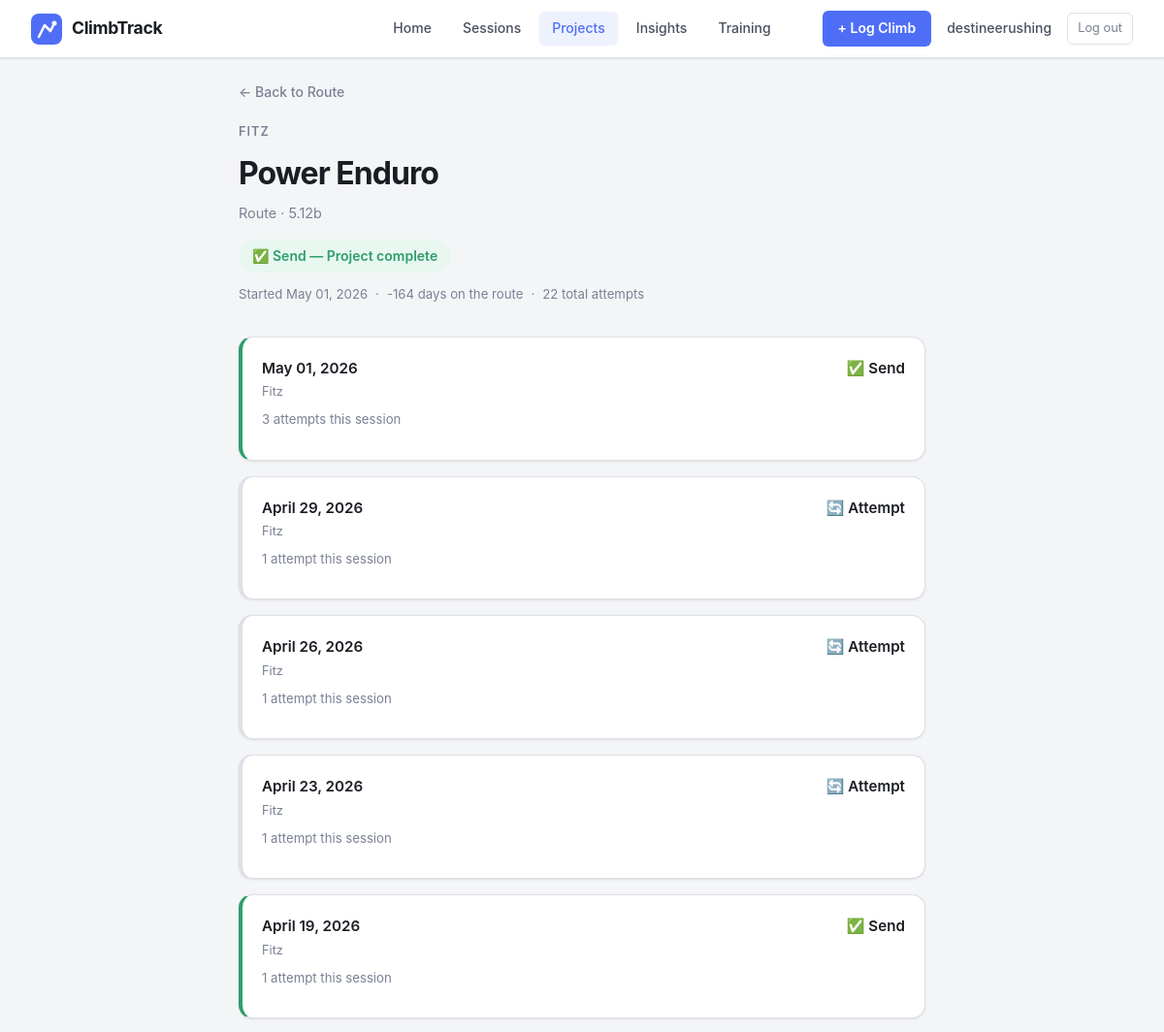
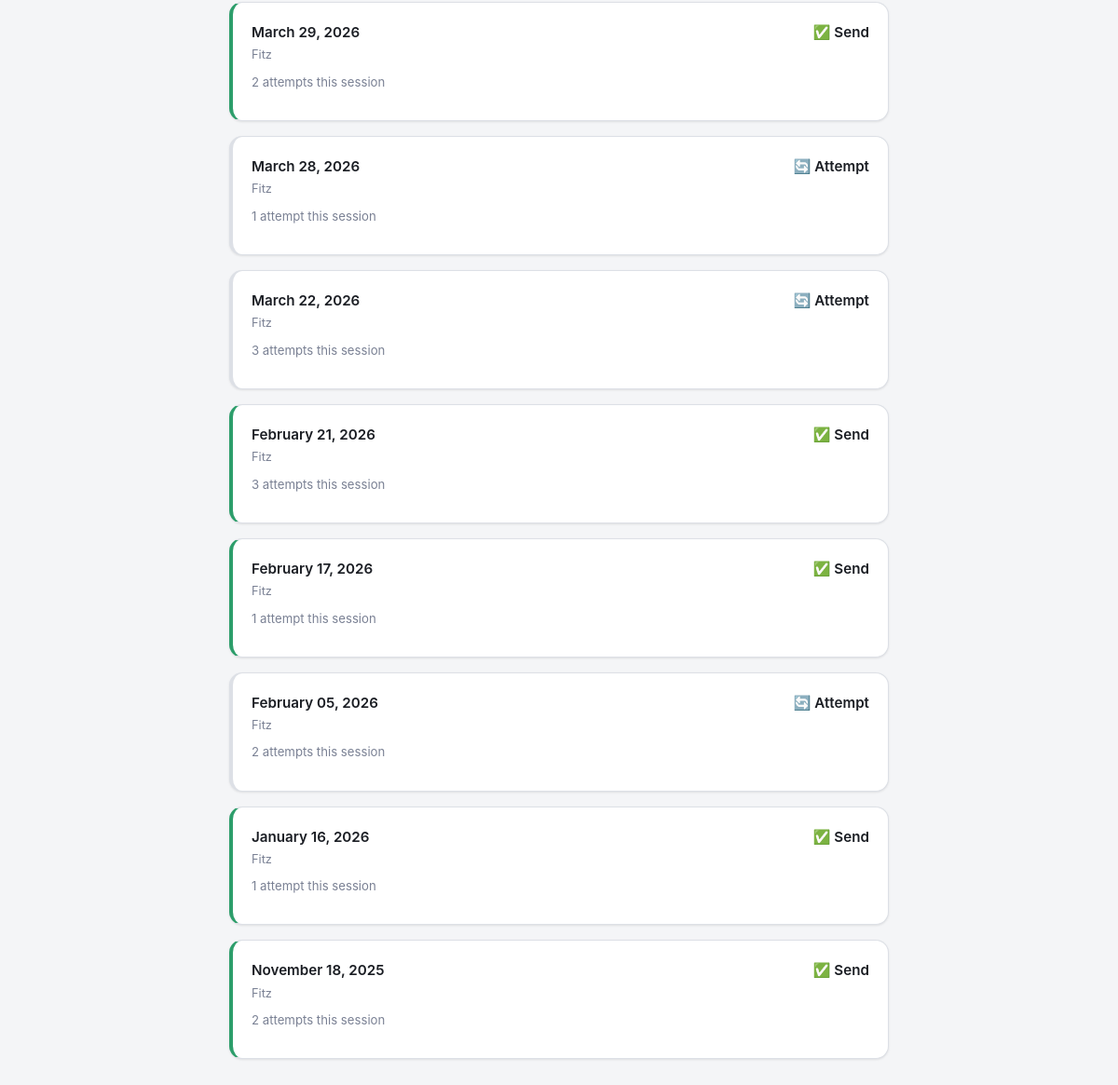
The app's page /route/36/story (signed in) with its own data (2 pictures, top to bottom).
### app.py (models this page shows, shortened)
class User(UserMixin, db.Model):
    id = db.Column(db.Integer, primary_key=True)
    email = db.Column(db.String(150), unique=True, nullable=False)
    display_name = db.Column(db.String(100), nullable=False)
    password_hash = db.Column(db.String(256), nullable=False)
    created_at = db.Column(db.DateTime, default=datetime.utcnow)
    sessions = db.relationship('Session', backref='user', lazy=True)

class Gym(db.Model):
    id = db.Column(db.Integer, primary_key=True)
    name = db.Column(db.String(100), nullable=False, unique=True)
    address = db.Column(db.String(200))
    is_outdoor = db.Column(db.Boolean, default=False)
    image_filename = db.Column(db.String(200))
    created_at = db.Column(db.DateTime, default=datetime.utcnow)
    sessions = db.relationship('Session', backref='gym', lazy=True)
    routes = db.relationship('Route', backref='gym', lazy=True)

class Route(db.Model):
    id = db.Column(db.Integer, primary_key=True)
    name = db.Column(db.String(100), nullable=False)
    gym_id = db.Column(db.Integer, db.ForeignKey('gym.id'), nullable=True)
    location = db.Column(db.String(100))
    discipline = db.Column(db.String(20), default='boulder')
    grade = db.Column(db.String(20))
    is_project = db.Column(db.Boolean, default=False)
    image_filename = db.Column(db.String(200))
    created_at = db.Column(db.DateTime, default=datetime.utcnow)
    climbs = db.relationship('Climb', backref='route', lazy=True)

class Session(db.Model):
    id = db.Column(db.Integer, primary_key=True)
    date = db.Column(db.DateTime, default=datetime.utcnow)
    gym_id = db.Column(db.Integer, db.ForeignKey('gym.id'), nullable=True)
    user_id = db.Column(db.Integer, db.ForeignKey('user.id'), nullable=True)
    location = db.Column(db.String(100))
    session_type = db.Column(db.String(20), default='indoor')
    notes = db.Column(db.String(300))
    climbs = db.relationship('Climb', backref='session', lazy=True)

class Climb(db.Model):
    id = db.Column(db.Integer, primary_key=True)
    session_id = db.Column(db.Integer, db.ForeignKey('session.id'), nullable=True)
    route_id = db.Column(db.Integer, db.ForeignKey('route.id'), nullable=True)
    climb_name = db.Column(db.String(100))
    discipline = db.Column(db.String(20), default='boulder')  # 'boulder' or 'route'
    grade = db.Column(db.String(20))
    attempts = db.Column(db.Integer)
    result = db.Column(db.String(20), default='attempt')
    notes = db.Column(db.String(500))
    style_tags = db.Column(db.String(300))  # comma-separated e.g. "crimp,overhang"
    photo_filename = db.Column(db.String(200))
    video_url = db.Column(db.String(500))

### app.py (the view)
@app.route("/route/<int:route_id>/story")
@login_required
def route_story(route_id):
    route = Route.query.get_or_404(route_id)
    climbs = sorted(
        [c for c in route.climbs if c.session],
        key=lambda c: c.session.date,
        reverse=True
    )
    total_attempts = sum(c.attempts for c in climbs)
    is_sent = any(c.result in SEND_RESULTS for c in climbs)
    best_result = None
    for priority in ['onsight', 'flash', 'send', 'attempt']:
        if any(c.result == priority for c in climbs):
            best_result = priority
            break
    days_on_route = None
    if len(climbs) >= 2:
        days_on_route = (climbs[-1].session.date - climbs[0].session.date).days
    return render_template(
        "route_story.html",
        route=route,
        climbs=climbs,
        total_attempts=total_attempts,
        is_sent=is_sent,
        best_result=best_result,
        days_on_route=days_on_route,
        result_labels=RESULT_LABELS,
    )

### app.py (called while the page is built)
@login_manager.user_loader
def load_user(user_id):
    return User.query.get(int(user_id))

### templates/route_story.html (shortened to what this page needs)
<!DOCTYPE html>
<html>
<head>
    <link rel="stylesheet" href="{{ url_for('static', filename='style.css') }}">
</head>
<body>
    <header class="desktop-nav">
        <a href="/" class="desktop-nav-logo">
            <span class="desktop-nav-wordmark">ClimbTrack</span>
        </a>
        <nav class="desktop-nav-links">
            <a href="/" class="desktop-nav-link">Home</a>
            <a href="/gyms" class="desktop-nav-link">Sessions</a>
            <a href="/projects" class="desktop-nav-link active">Projects</a>
            <a href="/insights" class="desktop-nav-link">Insights</a>
            <a href="/training" class="desktop-nav-link">Training</a>
        </nav>
        <div class="desktop-nav-user">
            <a href="/session/new" class="desktop-nav-cta">+ Log Climb</a>
            <span class="desktop-nav-name">{{ current_user.display_name }}</span>
            <a href="/logout" class="desktop-nav-logout">Log out</a>
        </div>
    </header>
    <nav class="top-nav"><a href="/route/{{ route.id }}">← Back to Route</a></nav>
    <div class="story-hero">
        <div class="story-hero-content">
            <p class="story-gym">{{ route.gym.name if route.gym else route.location }}</p>
            <h1 class="story-title">{{ route.name }}</h1>
            <p class="story-grade">
                {% if route.discipline == 'route' %}Route{% else %}Boulder{% endif %} · {{ route.grade }}
            </p>
            {% if is_sent %}
            <div class="story-outcome story-outcome-sent">
                {{ result_labels[best_result] }} — Project complete
            </div>
            {% else %}
            <div class="story-outcome story-outcome-active">
                In progress · {{ total_attempts }} attempts across {{ climbs | length }} session{% if climbs | length != 1 %}s{% endif %}
            </div>
            {% endif %}
            <div class="story-meta">
                {% if climbs %}
                <span>Started {{ climbs[0].session.date.strftime('%b %d, %Y') }}</span>
                {% if days_on_route %}
                <span>·</span>
                <span>{{ days_on_route }} day{% if days_on_route != 1 %}s{% endif %} on the route</span>
                {% endif %}
                <span>·</span>
                <span>{{ total_attempts }} total attempt{% if total_attempts != 1 %}s{% endif %}</span>
                {% endif %}
            </div>
        </div>
    </div>
    {% if climbs %}
    <div class="story-timeline">
        {% for climb in climbs %}
        <div class="story-chapter {% if climb.result in ['send', 'flash', 'onsight'] %}story-chapter-sent{% endif %}">
            <div class="story-chapter-header">
                <div class="story-chapter-meta">
                    <span class="story-chapter-date">{{ climb.session.date.strftime('%B %d, %Y') }}</span>
                    <span class="story-chapter-gym">{{ climb.session.gym.name if climb.session.gym else climb.session.location }}</span>
                </div>
                <span class="story-chapter-result">{{ result_labels[climb.result] }}</span>
            </div>
            <p class="story-chapter-attempts">
                {{ climb.attempts }} attempt{% if climb.attempts != 1 %}s{% endif %} this session
            </p>
        </div>
        {% endfor %}
    </div>
    {% else %}
    <div class="empty-state">
        <div class="empty-state-icon">📋</div>
        <p>No attempts logged yet.</p>
    </div>
    {% endif %}
</body>
</html>

### records on screen
User: display_name "destineerushing"
Gym: gym "FITZ"
Route: name "Power Enduro", grade "5.12b"
Climb: session "May 01, 2026", session.gym "Fitz", result "✅ Send", attempts "3"
Climb: session "April 29, 2026", session.gym "Fitz", result "🔄 Attempt", attempts "1"
Climb: session "April 26, 2026", session.gym "Fitz", result "🔄 Attempt", attempts "1"
Climb: session "April 23, 2026", session.gym "Fitz", result "🔄 Attempt", attempts "1"
Climb: session "April 19, 2026", session.gym "Fitz", result "✅ Send", attempts "1"
Climb: session "March 29, 2026", session.gym "Fitz", result "✅ Send", attempts "2"
Climb: session "March 28, 2026", session.gym "Fitz", result "🔄 Attempt", attempts "1"
Climb: session "March 22, 2026", session.gym "Fitz", result "🔄 Attempt", attempts "3"
Climb: session "February 21, 2026", session.gym "Fitz", result "✅ Send", attempts "3"
Climb: session "February 17, 2026", session.gym "Fitz", result "✅ Send", attempts "1"
Climb: session "February 05, 2026", session.gym "Fitz", result "🔄 Attempt", attempts "2"
Climb: session "January 16, 2026", session.gym "Fitz", result "✅ Send", attempts "1"
Climb: session "November 18, 2025", session.gym "Fitz", result "✅ Send", attempts "2"

### other values on screen
{{ result_labels[best_result] }} "✅ Send"
{{ climbs[0].session.date.strftime('%b %d, %Y') }} "May 01, 2026"
{{ days_on_route }} "-164"
{{ total_attempts }} "22"
